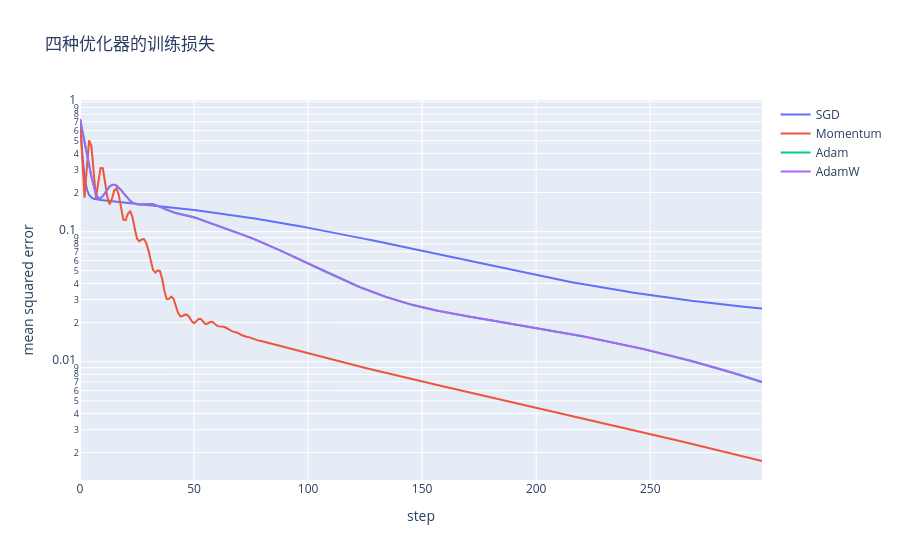

The code cell stored with this chart in its notebook:
### Markdown cell above
画出损失曲线。对数纵轴可以同时看早期快速下降和后期细小差异。

### Code cell
import plotly.graph_objects as go
figure = go.Figure()
for name, history in results.items():
    figure.add_trace(go.Scatter(y=history, mode="lines", name=name))
figure.update_layout(
    title="四种优化器的训练损失",
    xaxis_title="step",
    yaxis_title="mean squared error",
    yaxis_type="log",
)
figure.show()

### Figure 1 — Plotly figure (JSON) as saved in the notebook; plotly's stock layout.template omitted (floating-point values rounded to 4 significant figures; data arrays with more than 128 entries replaced by an {"elided": "..."} marker saying what was removed)
{"data": [{"mode": "lines", "name": "SGD", "type": "scatter", "y": {"elided": "300 float values"}}, {"mode": "lines", "name": "Momentum", "type": "scatter", "y": {"elided": "300 float values"}}, {"mode": "lines", "name": "Adam", "type": "scatter", "y": {"elided": "300 float values"}}, {"mode": "lines", "name": "AdamW", "type": "scatter", "y": {"elided": "300 float values"}}], "layout": {"title": {"text": "四种优化器的训练损失"}, "xaxis": {"title": {"text": "step"}}, "yaxis": {"title": {"text": "mean squared error"}, "type": "log"}}}
